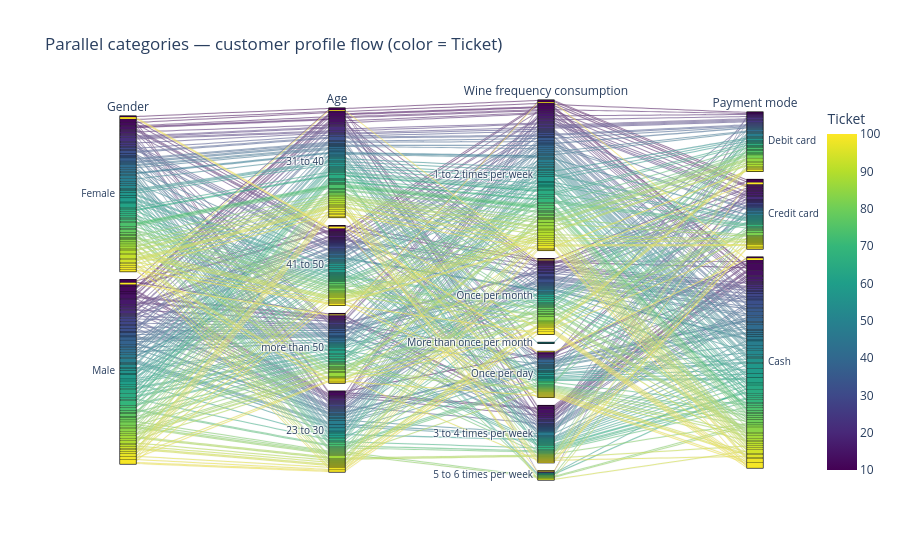

The notebook cell this image was saved under:
### Code cell
# Parallel categories — see how customer profiles flow across categorical dimensions
tmp = df.dropna(subset=['Education']).copy()
tmp['Wine frequency consumption'] = tmp['Wine frequency consumption'].astype(str)
tmp['Age'] = tmp['Age'].astype(str)
fig = px.parallel_categories(
    tmp, dimensions=['Gender', 'Age', 'Wine frequency consumption', 'Payment mode'],
    color='Ticket', color_continuous_scale=px.colors.sequential.Viridis,
    title='Parallel categories — customer profile flow (color = Ticket)')
fig.show()

### Figure 1 — Plotly figure (JSON) as saved in the notebook; plotly's stock layout.template omitted (floating-point values rounded to 4 significant figures; data arrays with more than 128 entries replaced by an {"elided": "..."} marker saying what was removed)
{"data": [{"dimensions": [{"label": "Gender", "values": {"elided": "332 str values"}}, {"label": "Age", "values": {"elided": "332 str values"}}, {"label": "Wine frequency consumption", "values": {"elided": "332 str values"}}, {"label": "Payment mode", "values": {"elided": "332 str values"}}], "domain": {"x": [0, 1], "y": [0, 1]}, "line": {"color": {"elided": "332 int values"}, "coloraxis": "coloraxis"}, "name": "", "type": "parcats"}], "layout": {"coloraxis": {"colorbar": {"title": {"text": "Ticket"}}, "colorscale": [[0, "#440154"], [0.1111, "#482878"], [0.2222, "#3e4989"], [0.3333, "#31688e"], [0.4444, "#26828e"], [0.5556, "#1f9e89"], [0.6667, "#35b779"], [0.7778, "#6ece58"], [0.8889, "#b5de2b"], [1, "#fde725"]]}, "legend": {"tracegroupgap": 0}, "title": {"text": "Parallel categories — customer profile flow (color = Ticket)"}}}
